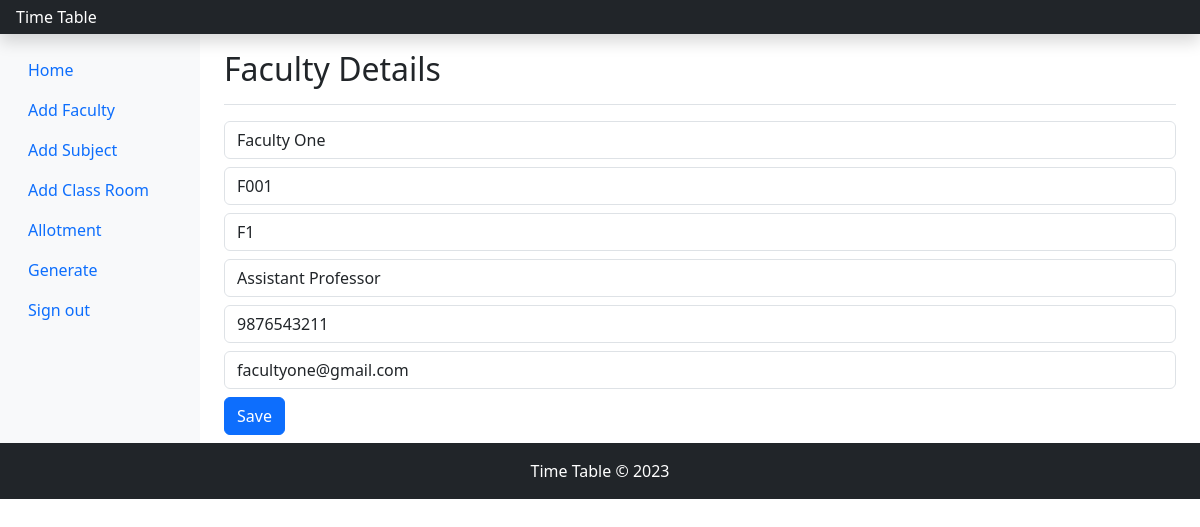
The page /editfaculty.php?id=6 (signed in) on the database its author committed.
### tables this page shows
CREATE TABLE `faculty` (
  `faculty_id` int(11) NOT NULL,
  `faculty_number` varchar(10) NOT NULL,
  `name` varchar(100) NOT NULL,
  `dummy` varchar(5) NOT NULL,
  `designation` varchar(50) NOT NULL,
  `contact` varchar(20) NOT NULL,
  `email` varchar(50) NOT NULL,
  `createAt` timestamp NOT NULL DEFAULT CURRENT_TIMESTAMP ON UPDATE CURRENT_TIMESTAMP
);

### editfaculty.php (the view, shortened to what this page needs)
<?php include('header.php'); ?>
<?php include('db.php'); ?>
<?php
$sql = "select * from faculty where faculty_id='" . $_GET['id'] . "' ";
$result = $conn->query($sql);
if ($result->num_rows > 0) {
    $fetch = $result->fetch_assoc();
} else {
    header('Location: addfaculty.php');
}
?>
<main class="col-md-9 ms-sm-auto col-lg-10 px-md-4">
    <div class="d-flex justify-content-between flex-wrap flex-md-nowrap align-items-center pt-3 pb-2 mb-3 border-bottom">
        <h1 class="h2">Faculty Details</h1>
    </div>
    <div class="table-responsive">
        <form action="editfaculty_action.php" method="POST">
            <div class="mb-2">
                <input type="text" class="form-control" id="name" name="name" value="<?= $fetch['name'] ?>" placeholder="Faculty's Name">
            </div>
            <div class="mb-2">
                <input type="text" class="form-control" id="faculty_number" name="faculty_number" value="<?= $fetch['faculty_number'] ?>" placeholder="Faculty ID">
            </div>
            <div class="mb-2">
                <input type="text" class="form-control" id="dummy" name="dummy" value="<?= $fetch['dummy'] ?>" placeholder="Dummy Name">
            </div>
            <div class="mb-2">
                <select class="form-control" id="designation" name="designation">
                    <option value="Assistant Professor" <?= $fetch['designation'] == "Assistant Professor" ? 'selected' : '' ?>>Assistant Professor</option>
                </select>
            </div>
            <div class="mb-2">
                <input type="text" class="form-control" id="contact" name="contact" value="<?= $fetch['contact'] ?>" placeholder="9999999999">
            </div>
            <div class="mb-2">
                <input type="text" class="form-control" id="email" name="email" value="<?= $fetch['email'] ?>" placeholder="abc@xyz.com">
            </div>
            <div class="mb-2">
                <button type="submit" class="btn btn-primary">Save</button>
            </div>
        </form>
    </div>
</main>
<?php include('footer.php'); ?>

### rows shown on the page
faculty: name "Faculty One", faculty_number "F001", dummy "F1", designation "Assistant Professor", contact "9876543211", email "facultyone@gmail.com"
